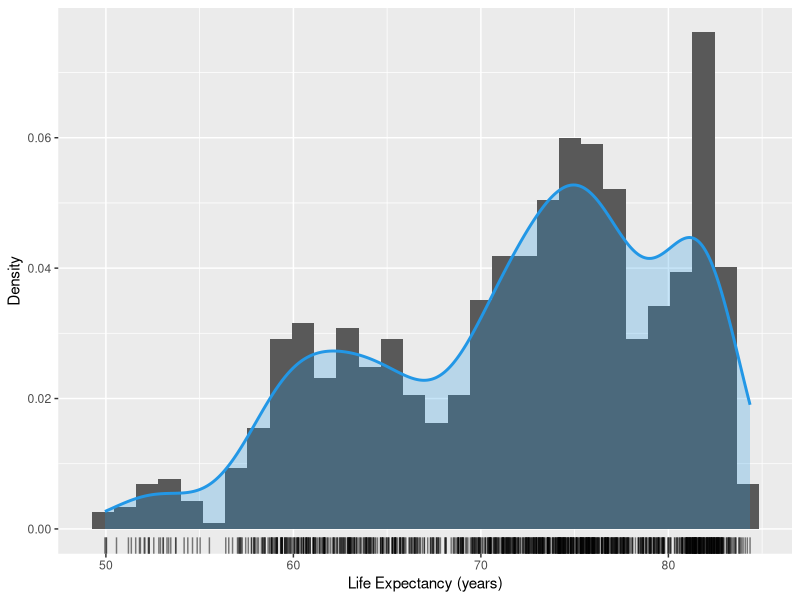
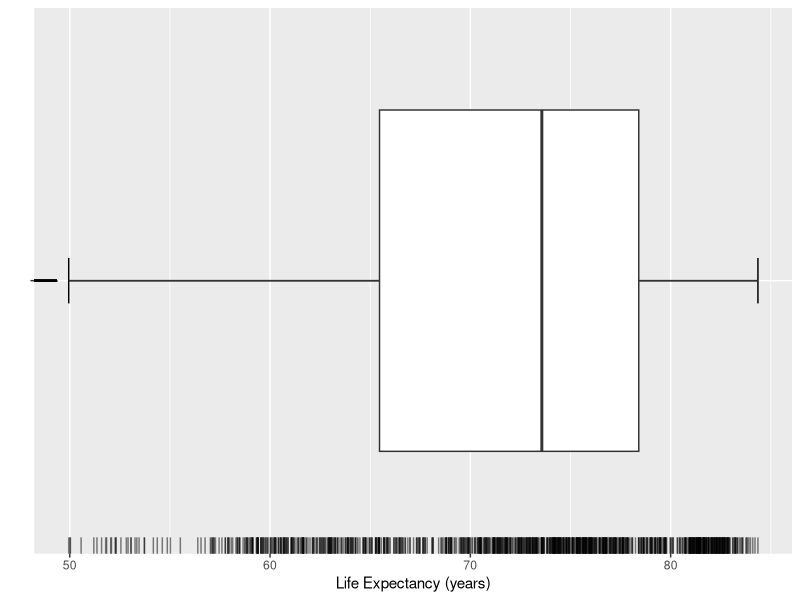
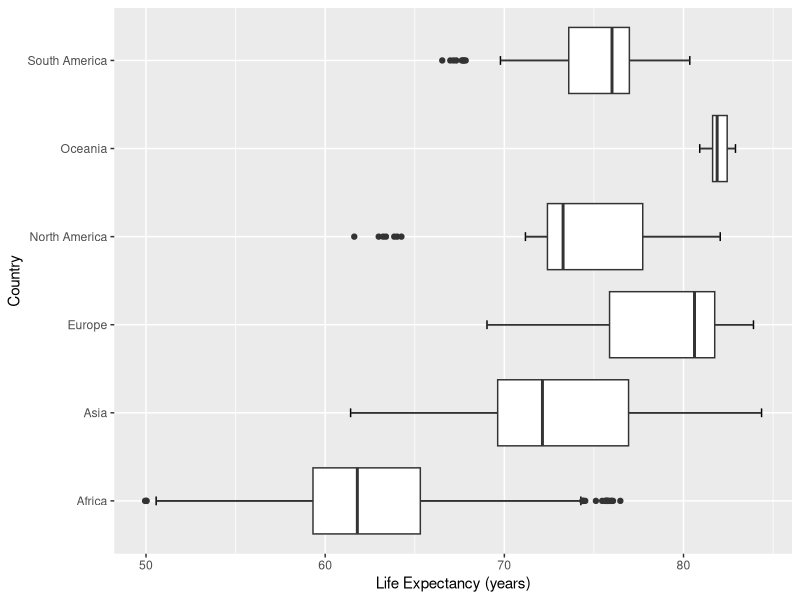
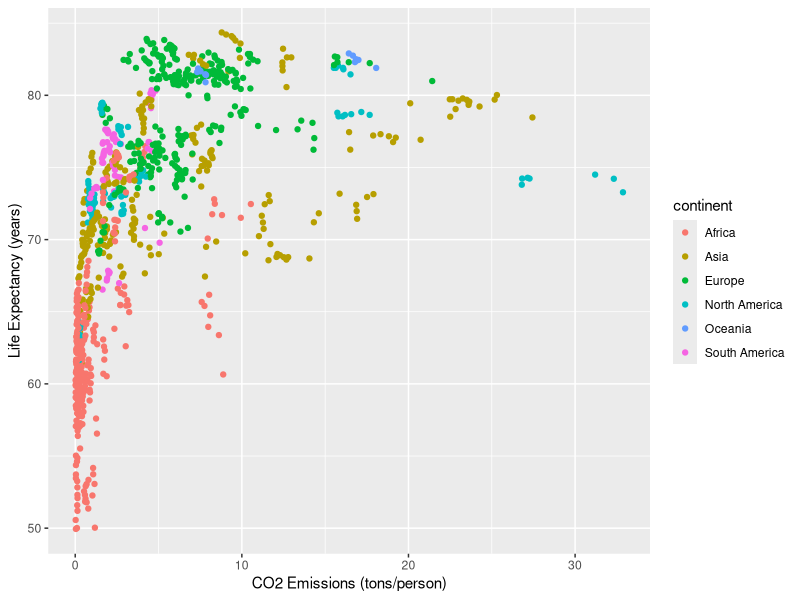
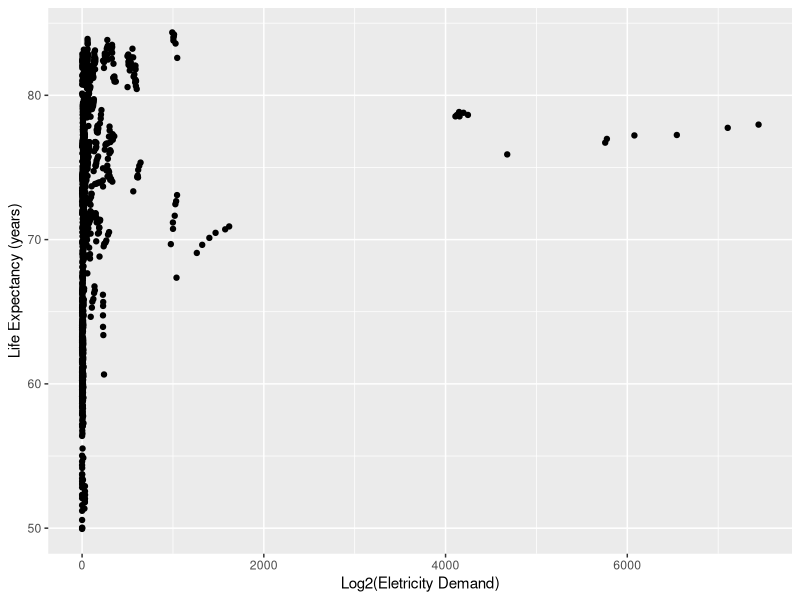
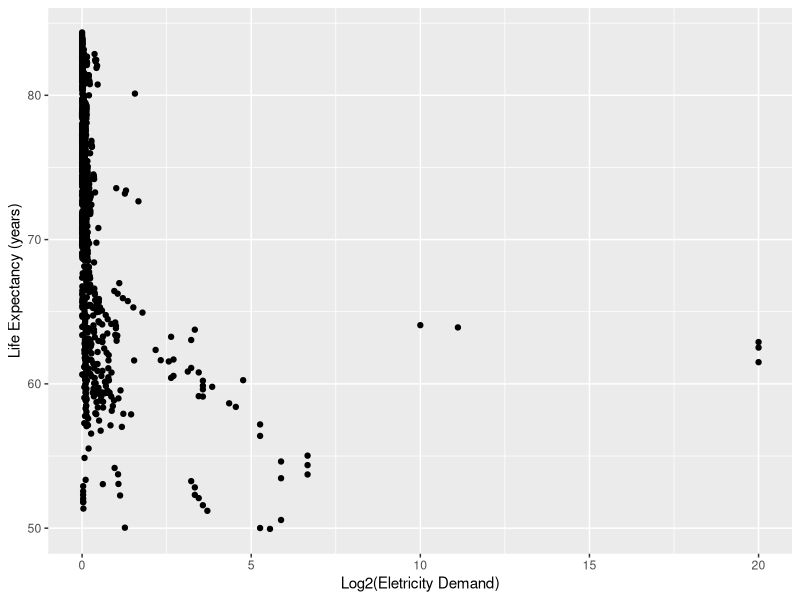
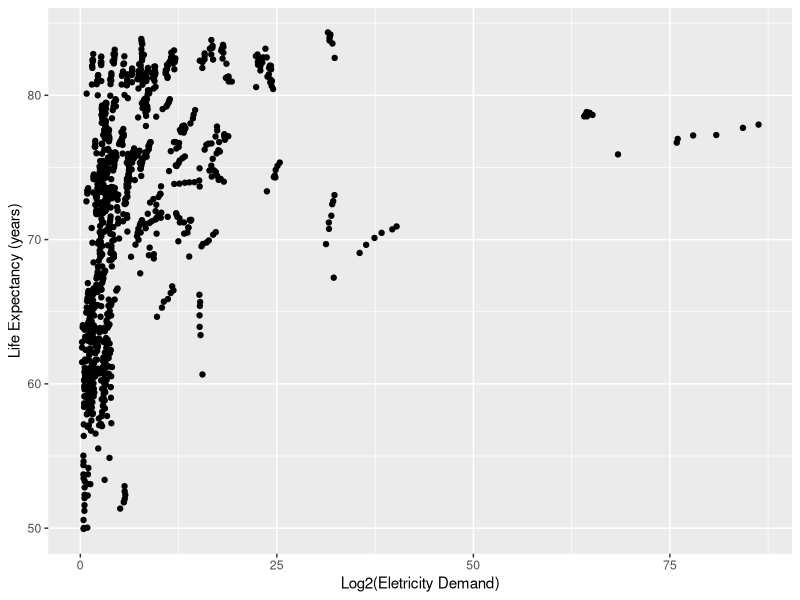
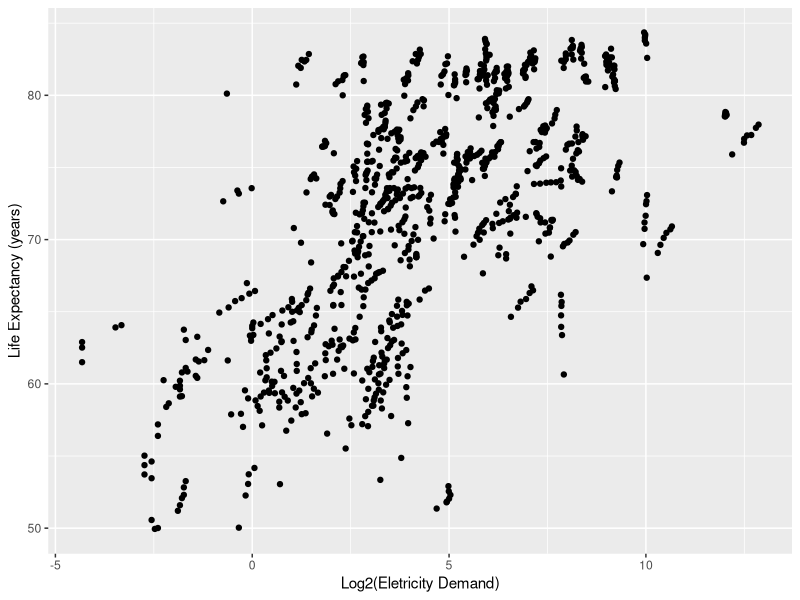

The R source for these figures, in order:
## ---- chunk 1
library(tidyverse)
## ---- chunk 2
rm(list = ls())
owid <- read_delim("data/owid.csv", delim = ",", col_names = TRUE)

summary(owid)
## ---- chunk 3
ggplot(owid, aes(x = life_expectancy)) +
    geom_histogram(aes(y = after_stat(density))) +
    geom_density(lwd = 1, colour = 4,
                 fill = 4, alpha = 0.25) +
    geom_rug(alpha = 0.5) +
    labs(x = "Life Expectancy (years)", y = "Density")
## ---- chunk 4
ggplot(owid, aes(x = life_expectancy, y = "")) +
    geom_errorbar(stat = "boxplot", width = 0.1) +
    geom_boxplot () +
    geom_rug(alpha = 0.5) +
    labs(y = "", x = "Life Expectancy (years)")
## ---- chunk 5
ggplot(owid, aes(x = life_expectancy, y = continent)) +
  geom_errorbar(stat = "boxplot", width = 0.1) +
  geom_boxplot() +
  labs(x = "Life Expectancy (years)", y = "Country")
## ---- chunk 6
ggplot(owid, aes(y = life_expectancy, x = co2_emission_pc)) +
  geom_point(aes(color = continent)) +
  labs(y = "Life Expectancy (years)", x = "CO2 Emissions (tons/person)")
## ---- chunk 7
ggplot(owid, aes(y = life_expectancy, x = electricity_demand)) +
geom_point() +
labs(x = "Log2(Eletricity Demand)", y = "Life Expectancy (years)")
## ---- chunk 8
ggplot(owid, aes(y = life_expectancy, x = 1/electricity_demand)) +
geom_point() +
labs(x = "Log2(Eletricity Demand)", y = "Life Expectancy (years)")
## ---- chunk 9
ggplot(owid, aes(y = life_expectancy, x = sqrt(electricity_demand))) +
geom_point() +
labs(x = "Log2(Eletricity Demand)", y = "Life Expectancy (years)")
## ---- chunk 10
ggplot(owid, aes(y = life_expectancy, x = log2(electricity_demand))) +
geom_point() +
labs(x = "Log2(Eletricity Demand)", y = "Life Expectancy (years)")
